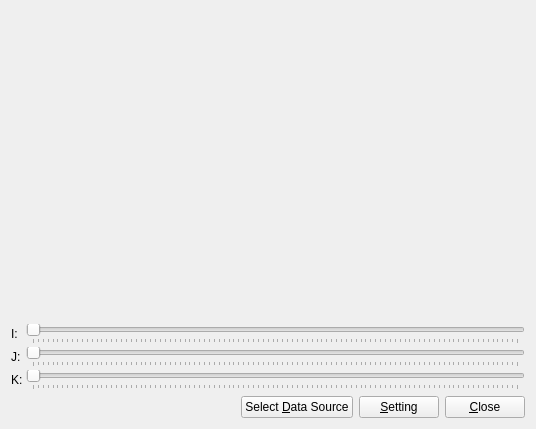
<?xml version="1.0" encoding="UTF-8"?>
<ui version="4.0">
 <class>Graph2dHybridWindow</class>
 <widget class="QWidget" name="Graph2dHybridWindow">
  <property name="geometry">
   <rect>
    <x>0</x>
    <y>0</y>
    <width>536</width>
    <height>429</height>
   </rect>
  </property>
  <property name="windowTitle">
   <string>Form</string>
  </property>
  <layout class="QVBoxLayout" name="verticalLayout" stretch="1,0,0">
   <item>
    <widget class="Graph2dHybridWindowView" name="graphView" native="true"/>
   </item>
   <item>
    <layout class="QGridLayout" name="gridLayout">
     <property name="spacing">
      <number>3</number>
     </property>
     <item row="0" column="0">
      <widget class="QLabel" name="iLabel">
       <property name="text">
        <string>I:</string>
       </property>
      </widget>
     </item>
     <item row="0" column="1">
      <widget class="QSlider" name="iSlider">
       <property name="orientation">
        <enum>Qt::Horizontal</enum>
       </property>
       <property name="tickPosition">
        <enum>QSlider::TicksBelow</enum>
       </property>
      </widget>
     </item>
     <item row="1" column="0">
      <widget class="QLabel" name="jLabel">
       <property name="text">
        <string>J:</string>
       </property>
      </widget>
     </item>
     <item row="1" column="1">
      <widget class="QSlider" name="jSlider">
       <property name="orientation">
        <enum>Qt::Horizontal</enum>
       </property>
       <property name="tickPosition">
        <enum>QSlider::TicksBelow</enum>
       </property>
      </widget>
     </item>
     <item row="2" column="0">
      <widget class="QLabel" name="kLabel">
       <property name="text">
        <string>K:</string>
       </property>
      </widget>
     </item>
     <item row="2" column="1">
      <widget class="QSlider" name="kSlider">
       <property name="orientation">
        <enum>Qt::Horizontal</enum>
       </property>
       <property name="tickPosition">
        <enum>QSlider::TicksBelow</enum>
       </property>
      </widget>
     </item>
    </layout>
   </item>
   <item>
    <layout class="QHBoxLayout" name="horizontalLayout">
     <item>
      <spacer name="horizontalSpacer">
       <property name="orientation">
        <enum>Qt::Horizontal</enum>
       </property>
       <property name="sizeHint" stdset="0">
        <size>
         <width>40</width>
         <height>20</height>
        </size>
       </property>
      </spacer>
     </item>
     <item>
      <widget class="QPushButton" name="dataSourceButton">
       <property name="text">
        <string>Select &amp;Data Source</string>
       </property>
      </widget>
     </item>
     <item>
      <widget class="QPushButton" name="settingButton">
       <property name="text">
        <string>&amp;Setting</string>
       </property>
      </widget>
     </item>
     <item>
      <widget class="QPushButton" name="closeButton">
       <property name="text">
        <string>&amp;Close</string>
       </property>
      </widget>
     </item>
    </layout>
   </item>
  </layout>
 </widget>
 <customwidgets>
  <customwidget>
   <class>Graph2dHybridWindowView</class>
   <extends>QWidget</extends>
   <header>post/graph2dhybrid/graph2dhybridwindowview.h</header>
   <container>1</container>
  </customwidget>
 </customwidgets>
 <resources/>
 <connections/>
</ui>
